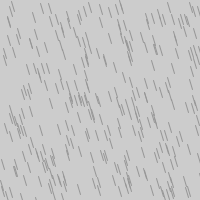
Frame 1 (no input)
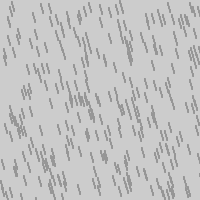
Frame 60 (the mouse pressed at the canvas centre just before this capture)
Frame 120 (the mouse held since frame 60 and released just before this capture): identical to frame 60, image omitted

The Processing sketch that drew these frames (run headless with seeded random() and noise(); from frame 60 on, the mouse is pressed at the canvas centre):

// Processing sketch: processing_130381
// ── processing_130381.pde

int pingos=300; 
int [] chuvax;
int [] chuvay;

void setup() {
  size(200, 200);
  chuvax = new int[pingos];
  chuvay = new int[pingos];
  for (int i=0; i<pingos; i++)
  {
    chuvax[i] = floor(random(width));
    chuvay[i] = floor(random(height));
  }
  smooth();
}

void draw() {
  stroke(150);
  for (int i=0; i<pingos; i++)
    line(chuvax[i], chuvay[i],chuvax[i]+3, chuvay[i]+10 );
}

void keyPressed()
{
  background(200);
  for (int i=0; i<pingos; i++)
  {
    chuvax[i] = floor(random(width));
    chuvay[i] = floor(random(height));
  }
}
